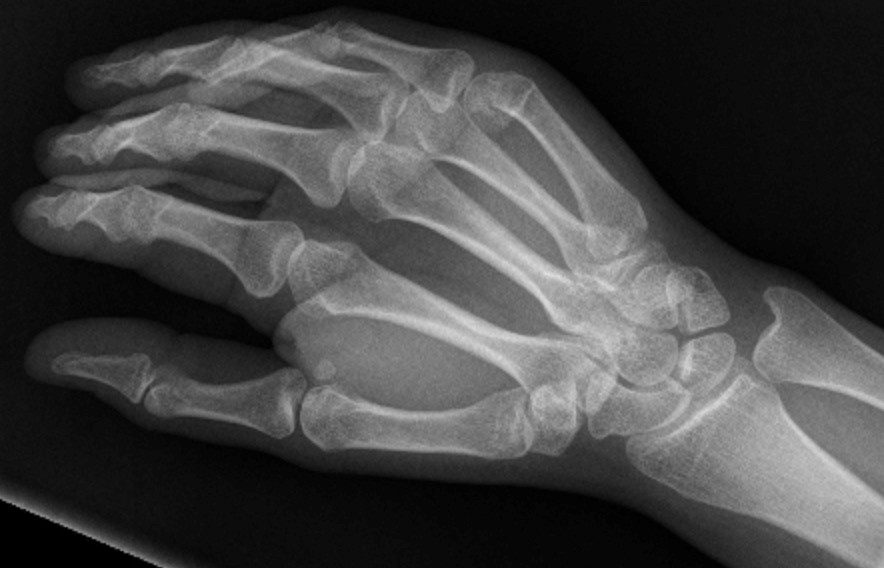
#> input picture original_image.png, 884 x 568 px
$ python -i roi.py   (imports and definitions only)
#> lines starting #> are read from the running program, lines starting #| are printed output that depends on the picture
import cv2
import numpy as np
import os


# =========================================================
# ROI DETECTION
# =========================================================
#
# A central rectangular region is used as the ROI.
# The ROI is protected from data embedding.
#
# Everything outside the ROI is treated as Non-ROI.
# The Non-ROI region is available for RDH embedding.
#
# ROI and Non-ROI images are saved in the output folder,
# but they are NOT displayed on the website.
#
# =========================================================

def detect_roi(image_path):

    # -----------------------------------------------------
    # READ MEDICAL IMAGE
    # -----------------------------------------------------

#> called with image_path = 'original_image.png'
    image = cv2.imread(
        image_path,
        cv2.IMREAD_GRAYSCALE
    )
#> image is the input picture: shape (568, 884); min 0, max 225, mean 68.2

    if image is None:

        raise ValueError(
            "Medical image could not be loaded."
        )

    height, width = image.shape
#> height = 568; width = 884

    # -----------------------------------------------------
    # CREATE ROI MASK
    # -----------------------------------------------------

    roi_mask = np.zeros(
        image.shape,
        dtype=np.uint8
    )

    # -----------------------------------------------------
    # DEFINE CENTRAL ROI
    # -----------------------------------------------------

    y1 = height // 4
#> y1 = 142
    y2 = 3 * height // 4
#> y2 = 426

    x1 = width // 4
#> x1 = 221
    x2 = 3 * width // 4
#> x2 = 663

    roi_mask[
        y1:y2,
        x1:x2
    ] = 255

    # -----------------------------------------------------
    # CREATE NON-ROI MASK
    # -----------------------------------------------------

    non_roi_mask = cv2.bitwise_not(
        roi_mask
    )

    # -----------------------------------------------------
    # CREATE ROI IMAGE
    # -----------------------------------------------------

    roi_image = cv2.bitwise_and(
        image,
        image,
        mask=roi_mask
    )
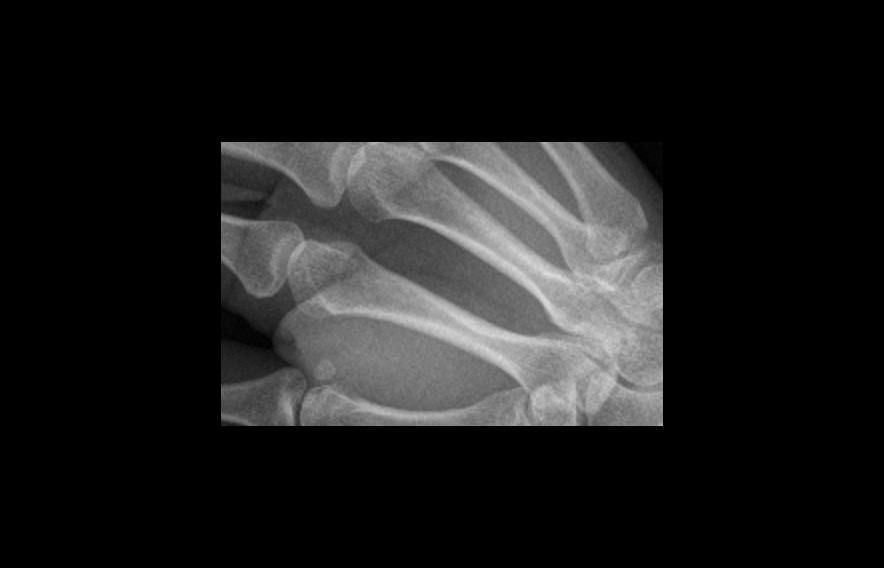
#> roi_image: shape (568, 884); min 0, max 225, mean 29.4

    # -----------------------------------------------------
    # CREATE NON-ROI IMAGE
    # -----------------------------------------------------

    non_roi_image = cv2.bitwise_and(
        image,
        image,
        mask=non_roi_mask
    )
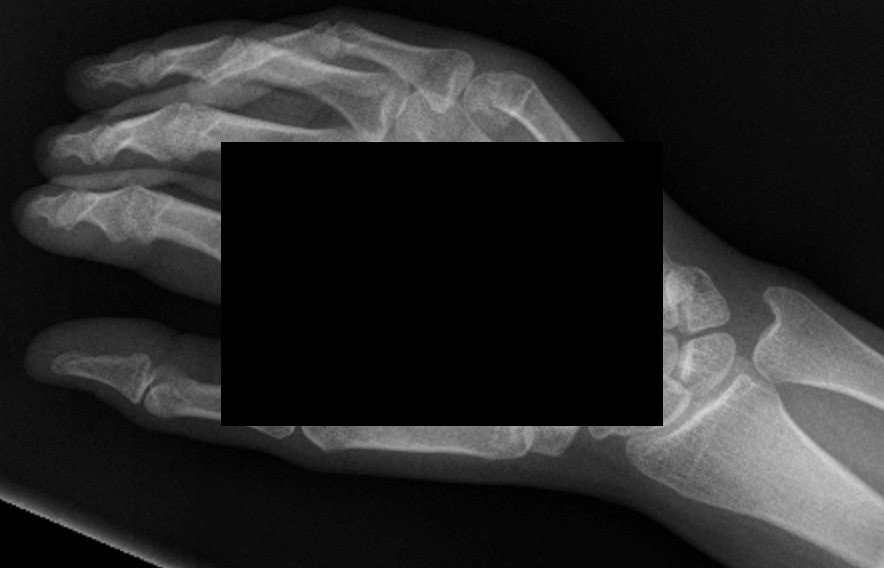
#> non_roi_image: shape (568, 884); min 0, max 214, mean 38.9

    # -----------------------------------------------------
    # RETURN ALL REQUIRED DATA
    # -----------------------------------------------------

    return (
        image,
        roi_mask,
        non_roi_mask,
        roi_image,
        non_roi_image
    )


# =========================================================
# SAVE ROI AND NON-ROI IMAGES
# =========================================================

# [43 lines left out: function save_roi_images, not called in this run]

>>> result = detect_roi('original_image.png')
#> result = 5 items
